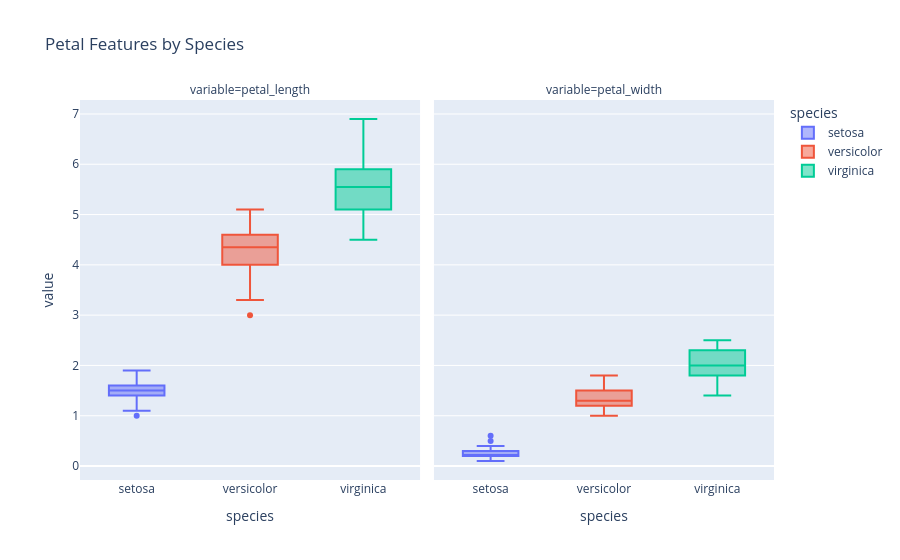

Notebook code for this chart:
### Markdown cell above
**Petal Features by Species**

- Provides length and width boxplots on a shared y-axis
  - Using a shared axis facilitates comparison of the features
- Length is overall longer (in cm) than width by species
  - However, setosa petal length is lower than virginica petal width

### Code cell
px.box(petal_df, x="species", y="value", 
             facet_col="variable", title="Petal Features by Species",
             color="species")

### Figure 1 — Plotly figure (JSON) as saved in the notebook; plotly's stock layout.template omitted (floating-point values rounded to 4 significant figures)
{"data": [{"alignmentgroup": "True", "hovertemplate": "species=%{x}<br>variable=petal_length<br>value=%{y}<extra></extra>", "legendgroup": "setosa", "marker": {"color": "#636efa"}, "name": "setosa", "notched": false, "offsetgroup": "setosa", "orientation": "v", "showlegend": true, "type": "box", "x": ["setosa", "setosa", "setosa", "setosa", "setosa", "setosa", "setosa", "setosa", "setosa", "setosa", "setosa", "setosa", "setosa", "setosa", "setosa", "setosa", "setosa", "setosa", "setosa", "setosa", "setosa", "setosa", "setosa", "setosa", "setosa", "setosa", "setosa", "setosa", "setosa", "setosa", "setosa", "setosa", "setosa", "setosa", "setosa", "setosa", "setosa", "setosa", "setosa", "setosa", "setosa", "setosa", "setosa", "setosa", "setosa", "setosa", "setosa", "setosa", "setosa", "setosa"], "x0": " ", "xaxis": "x", "y": [1.4, 1.4, 1.3, 1.5, 1.4, 1.7, 1.4, 1.5, 1.4, 1.5, 1.5, 1.6, 1.4, 1.1, 1.2, 1.5, 1.3, 1.4, 1.7, 1.5, 1.7, 1.5, 1.0, 1.7, 1.9, 1.6, 1.6, 1.5, 1.4, 1.6, 1.6, 1.5, 1.5, 1.4, 1.5, 1.2, 1.3, 1.4, 1.3, 1.5, 1.3, 1.3, 1.3, 1.6, 1.9, 1.4, 1.6, 1.4, 1.5, 1.4], "y0": " ", "yaxis": "y"}, {"alignmentgroup": "True", "hovertemplate": "species=%{x}<br>variable=petal_width<br>value=%{y}<extra></extra>", "legendgroup": "setosa", "marker": {"color": "#636efa"}, "name": "setosa", "notched": false, "offsetgroup": "setosa", "orientation": "v", "showlegend": false, "type": "box", "x": ["setosa", "setosa", "setosa", "setosa", "setosa", "setosa", "setosa", "setosa", "setosa", "setosa", "setosa", "setosa", "setosa", "setosa", "setosa", "setosa", "setosa", "setosa", "setosa", "setosa", "setosa", "setosa", "setosa", "setosa", "setosa", "setosa", "setosa", "setosa", "setosa", "setosa", "setosa", "setosa", "setosa", "setosa", "setosa", "setosa", "setosa", "setosa", "setosa", "setosa", "setosa", "setosa", "setosa", "setosa", "setosa", "setosa", "setosa", "setosa", "setosa", "setosa"], "x0": " ", "xaxis": "x2", "y": [0.2, 0.2, 0.2, 0.2, 0.2, 0.4, 0.3, 0.2, 0.2, 0.1, 0.2, 0.2, 0.1, 0.1, 0.2, 0.4, 0.4, 0.3, 0.3, 0.3, 0.2, 0.4, 0.2, 0.5, 0.2, 0.2, 0.4, 0.2, 0.2, 0.2, 0.2, 0.4, 0.1, 0.2, 0.2, 0.2, 0.2, 0.1, 0.2, 0.2, 0.3, 0.3, 0.2, 0.6, 0.4, 0.3, 0.2, 0.2, 0.2, 0.2], "y0": " ", "yaxis": "y2"}, {"alignmentgroup": "True", "hovertemplate": "species=%{x}<br>variable=petal_length<br>value=%{y}<extra></extra>", "legendgroup": "versicolor", "marker": {"color": "#EF553B"}, "name": "versicolor", "notched": false, "offsetgroup": "versicolor", "orientation": "v", "showlegend": true, "type": "box", "x": ["versicolor", "versicolor", "versicolor", "versicolor", "versicolor", "versicolor", "versicolor", "versicolor", "versicolor", "versicolor", "versicolor", "versicolor", "versicolor", "versicolor", "versicolor", "versicolor", "versicolor", "versicolor", "versicolor", "versicolor", "versicolor", "versicolor", "versicolor", "versicolor", "versicolor", "versicolor", "versicolor", "versicolor", "versicolor", "versicolor", "versicolor", "versicolor", "versicolor", "versicolor", "versicolor", "versicolor", "versicolor", "versicolor", "versicolor", "versicolor", "versicolor", "versicolor", "versicolor", "versicolor", "versicolor", "versicolor", "versicolor", "versicolor", "versicolor", "versicolor"], "x0": " ", "xaxis": "x", "y": [4.7, 4.5, 4.9, 4.0, 4.6, 4.5, 4.7, 3.3, 4.6, 3.9, 3.5, 4.2, 4.0, 4.7, 3.6, 4.4, 4.5, 4.1, 4.5, 3.9, 4.8, 4.0, 4.9, 4.7, 4.3, 4.4, 4.8, 5.0, 4.5, 3.5, 3.8, 3.7, 3.9, 5.1, 4.5, 4.5, 4.7, 4.4, 4.1, 4.0, 4.4, 4.6, 4.0, 3.3, 4.2, 4.2, 4.2, 4.3, 3.0, 4.1], "y0": " ", "yaxis": "y"}, {"alignmentgroup": "True", "hovertemplate": "species=%{x}<br>variable=petal_width<br>value=%{y}<extra></extra>", "legendgroup": "versicolor", "marker": {"color": "#EF553B"}, "name": "versicolor", "notched": false, "offsetgroup": "versicolor", "orientation": "v", "showlegend": false, "type": "box", "x": ["versicolor", "versicolor", "versicolor", "versicolor", "versicolor", "versicolor", "versicolor", "versicolor", "versicolor", "versicolor", "versicolor", "versicolor", "versicolor", "versicolor", "versicolor", "versicolor", "versicolor", "versicolor", "versicolor", "versicolor", "versicolor", "versicolor", "versicolor", "versicolor", "versicolor", "versicolor", "versicolor", "versicolor", "versicolor", "versicolor", "versicolor", "versicolor", "versicolor", "versicolor", "versicolor", "versicolor", "versicolor", "versicolor", "versicolor", "versicolor", "versicolor", "versicolor", "versicolor", "versicolor", "versicolor", "versicolor", "versicolor", "versicolor", "versicolor", "versicolor"], "x0": " ", "xaxis": "x2", "y": [1.4, 1.5, 1.5, 1.3, 1.5, 1.3, 1.6, 1.0, 1.3, 1.4, 1.0, 1.5, 1.0, 1.4, 1.3, 1.4, 1.5, 1.0, 1.5, 1.1, 1.8, 1.3, 1.5, 1.2, 1.3, 1.4, 1.4, 1.7, 1.5, 1.0, 1.1, 1.0, 1.2, 1.6, 1.5, 1.6, 1.5, 1.3, 1.3, 1.3, 1.2, 1.4, 1.2, 1.0, 1.3, 1.2, 1.3, 1.3, 1.1, 1.3], "y0": " ", "yaxis": "y2"}, {"alignmentgroup": "True", "hovertemplate": "species=%{x}<br>variable=petal_length<br>value=%{y}<extra></extra>", "legendgroup": "virginica", "marker": {"color": "#00cc96"}, "name": "virginica", "notched": false, "offsetgroup": "virginica", "orientation": "v", "showlegend": true, "type": "box", "x": ["virginica", "virginica", "virginica", "virginica", "virginica", "virginica", "virginica", "virginica", "virginica", "virginica", "virginica", "virginica", "virginica", "virginica", "virginica", "virginica", "virginica", "virginica", "virginica", "virginica", "virginica", "virginica", "virginica", "virginica", "virginica", "virginica", "virginica", "virginica", "virginica", "virginica", "virginica", "virginica", "virginica", "virginica", "virginica", "virginica", "virginica", "virginica", "virginica", "virginica", "virginica", "virginica", "virginica", "virginica", "virginica", "virginica", "virginica", "virginica", "virginica", "virginica"], "x0": " ", "xaxis": "x", "y": [6.0, 5.1, 5.9, 5.6, 5.8, 6.6, 4.5, 6.3, 5.8, 6.1, 5.1, 5.3, 5.5, 5.0, 5.1, 5.3, 5.5, 6.7, 6.9, 5.0, 5.7, 4.9, 6.7, 4.9, 5.7, 6.0, 4.8, 4.9, 5.6, 5.8, 6.1, 6.4, 5.6, 5.1, 5.6, 6.1, 5.6, 5.5, 4.8, 5.4, 5.6, 5.1, 5.1, 5.9, 5.7, 5.2, 5.0, 5.2, 5.4, 5.1], "y0": " ", "yaxis": "y"}, {"alignmentgroup": "True", "hovertemplate": "species=%{x}<br>variable=petal_width<br>value=%{y}<extra></extra>", "legendgroup": "virginica", "marker": {"color": "#00cc96"}, "name": "virginica", "notched": false, "offsetgroup": "virginica", "orientation": "v", "showlegend": false, "type": "box", "x": ["virginica", "virginica", "virginica", "virginica", "virginica", "virginica", "virginica", "virginica", "virginica", "virginica", "virginica", "virginica", "virginica", "virginica", "virginica", "virginica", "virginica", "virginica", "virginica", "virginica", "virginica", "virginica", "virginica", "virginica", "virginica", "virginica", "virginica", "virginica", "virginica", "virginica", "virginica", "virginica", "virginica", "virginica", "virginica", "virginica", "virginica", "virginica", "virginica", "virginica", "virginica", "virginica", "virginica", "virginica", "virginica", "virginica", "virginica", "virginica", "virginica", "virginica"], "x0": " ", "xaxis": "x2", "y": [2.5, 1.9, 2.1, 1.8, 2.2, 2.1, 1.7, 1.8, 1.8, 2.5, 2.0, 1.9, 2.1, 2.0, 2.4, 2.3, 1.8, 2.2, 2.3, 1.5, 2.3, 2.0, 2.0, 1.8, 2.1, 1.8, 1.8, 1.8, 2.1, 1.6, 1.9, 2.0, 2.2, 1.5, 1.4, 2.3, 2.4, 1.8, 1.8, 2.1, 2.4, 2.3, 1.9, 2.3, 2.5, 2.3, 1.9, 2.0, 2.3, 1.8], "y0": " ", "yaxis": "y2"}], "layout": {"annotations": [{"font": {}, "showarrow": false, "text": "variable=petal_length", "x": 0.245, "xanchor": "center", "xref": "paper", "y": 1, "yanchor": "bottom", "yref": "paper"}, {"font": {}, "showarrow": false, "text": "variable=petal_width", "x": 0.755, "xanchor": "center", "xref": "paper", "y": 1, "yanchor": "bottom", "yref": "paper"}], "boxmode": "overlay", "legend": {"title": {"text": "species"}, "tracegroupgap": 0}, "title": {"text": "Petal Features by Species"}, "xaxis": {"anchor": "y", "categoryarray": ["setosa", "versicolor", "virginica"], "categoryorder": "array", "domain": [0, 0.49], "title": {"text": "species"}}, "xaxis2": {"anchor": "y2", "categoryarray": ["setosa", "versicolor", "virginica"], "categoryorder": "array", "domain": [0.51, 1], "matches": "x", "title": {"text": "species"}}, "yaxis": {"anchor": "x", "domain": [0, 1], "title": {"text": "value"}}, "yaxis2": {"anchor": "x2", "domain": [0, 1], "matches": "y", "showticklabels": false}}}
